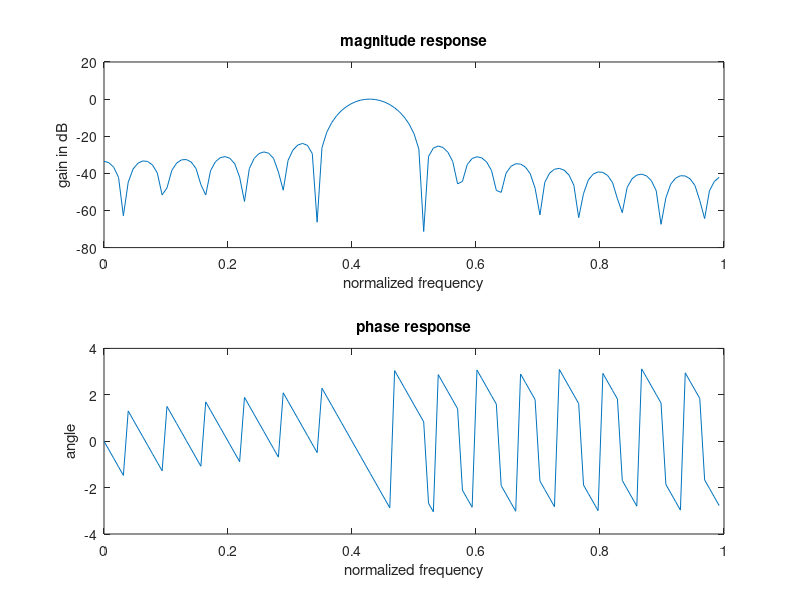

This figure's MATLAB source:
clc;clear all;close all;
n=30
window=kaiser(n+1,0.5)
b=fir1(n,[.38 .48],window)
[H W]=freqz(b,1,128)
subplot(2,1,1)
plot(W/pi,10*log(abs(H)))
title('magnitude response')
ylabel('gain in dB')
xlabel('normalized frequency')
subplot(2,1,2)
plot(W/pi,angle(H))
title('phase response')
ylabel('angle')
xlabel('normalized frequency')